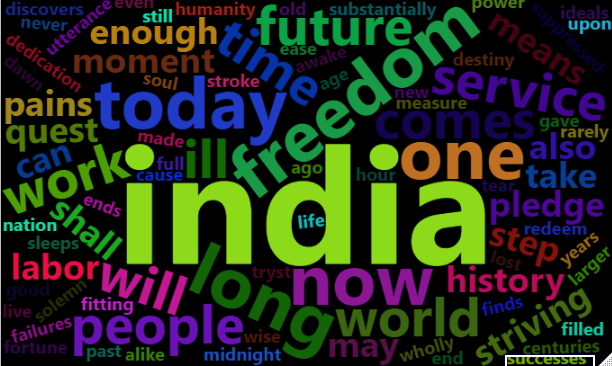

This chart was generated by the following R code:
setwd("C:/Users/king/Documents/GitHub/wordcloud_with_r")
speech <- readLines("nehru_speech.txt")
#importing the libraries
library(tm)
library(wordcloud)
library(RColorBrewer)
library(dplyr)
library(wordcloud2)
library(ggplot2)


#creating a corpus
corpus <- Corpus(VectorSource(speech))

#data cleaning
corpus <- corpus %>%
  tm_map(removePunctuation) %>% #removing punctuation
  tm_map(stripWhitespace) #striping whitespaces
corpus <- tm_map(corpus, content_transformer(tolower)) #transform the corpus into lowercase to make uniformity 
corpus <- tm_map(corpus,removeWords,stopwords(kind = "en")) #remove common english words

#creating a document termes marix
dtm <- TermDocumentMatrix(corpus)
mat <- as.matrix(dtm) #creating a matrix
words <- sort(rowSums(mat))
df <- data.frame(word = names(words), freq = words)
df <- df[order(df$freq, decreasing = TRUE),]
rownames(df) <- NULL

#creating wordcloud
set.seed(1234)

wordcloud2(data = df,color = "random-dark",backgroundColor = "black")
#rows subsettting for freq greater than 2
df_plot <- filter(df, df$freq > 2)

#plot
barplot(height=df_plot$freq, names=df_plot$word, 
        col="#69b3a2",
        horiz=T, las=1)
